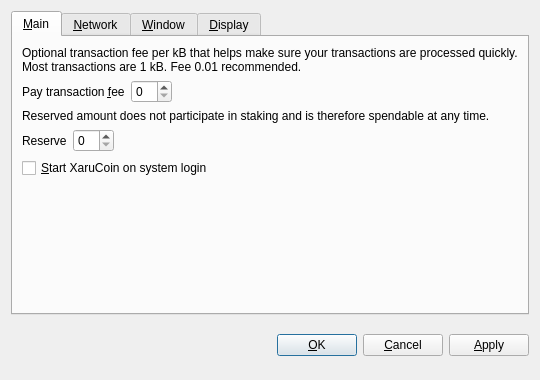
<?xml version="1.0" encoding="UTF-8"?>
<ui version="4.0">
 <class>OptionsDialog</class>
 <widget class="QDialog" name="OptionsDialog">
  <property name="geometry">
   <rect>
    <x>0</x>
    <y>0</y>
    <width>540</width>
    <height>380</height>
   </rect>
  </property>
  <property name="windowTitle">
   <string>Options</string>
  </property>
  <property name="modal">
   <bool>true</bool>
  </property>
  <layout class="QVBoxLayout" name="verticalLayout">
   <item>
    <widget class="QTabWidget" name="tabWidget">
     <property name="tabPosition">
      <enum>QTabWidget::North</enum>
     </property>
     <property name="currentIndex">
      <number>0</number>
     </property>
     <widget class="QWidget" name="tabMain">
      <attribute name="title">
       <string>&amp;Main</string>
      </attribute>
      <layout class="QVBoxLayout" name="verticalLayout_Main">
       <item>
        <widget class="QLabel" name="transactionFeeInfoLabel">
         <property name="text">
          <string>Optional transaction fee per kB that helps make sure your transactions are processed quickly. Most transactions are 1 kB. Fee 0.01 recommended.</string>
         </property>
         <property name="textFormat">
          <enum>Qt::PlainText</enum>
         </property>
         <property name="wordWrap">
          <bool>true</bool>
         </property>
        </widget>
       </item>
       <item>
        <layout class="QHBoxLayout" name="horizontalLayoutFee">
         <item>
          <widget class="QLabel" name="transactionFeeLabel">
           <property name="text">
            <string>Pay transaction &amp;fee</string>
           </property>
           <property name="textFormat">
            <enum>Qt::PlainText</enum>
           </property>
           <property name="buddy">
            <cstring>transactionFee</cstring>
           </property>
          </widget>
         </item>
         <item>
          <widget class="BitcoinAmountField" name="transactionFee"/>
         </item>
         <item>
          <spacer name="horizontalSpacerFee">
           <property name="orientation">
            <enum>Qt::Horizontal</enum>
           </property>
           <property name="sizeHint" stdset="0">
            <size>
             <width>40</width>
             <height>20</height>
            </size>
           </property>
          </spacer>
         </item>
        </layout>
       </item>
       <item>
        <widget class="QLabel" name="reserveBalanceInfoLabel">
         <property name="text">
          <string>Reserved amount does not participate in staking and is therefore spendable at any time.</string>
         </property>
         <property name="textFormat">
          <enum>Qt::PlainText</enum>
         </property>
         <property name="wordWrap">
          <bool>true</bool>
         </property>
        </widget>
       </item>
       <item>
        <layout class="QHBoxLayout" name="horizontalLayoutReserveBalance">
         <item>
          <widget class="QLabel" name="reserveBalanceLabel">
           <property name="text">
            <string>Reserve</string>
           </property>
           <property name="textFormat">
            <enum>Qt::PlainText</enum>
           </property>
           <property name="buddy">
            <cstring>reserveBalance</cstring>
           </property>
          </widget>
         </item>
         <item>
          <widget class="BitcoinAmountField" name="reserveBalance"/>
         </item>
         <item>
          <spacer name="horizontalSpacerReserveBalance">
           <property name="orientation">
            <enum>Qt::Horizontal</enum>
           </property>
           <property name="sizeHint" stdset="0">
            <size>
             <width>40</width>
             <height>20</height>
            </size>
           </property>
          </spacer>
         </item>
        </layout>
       </item>
       <item>
        <widget class="QCheckBox" name="bitcoinAtStartup">
         <property name="toolTip">
          <string>Automatically start XaruCoin after logging in to the system.</string>
         </property>
         <property name="text">
          <string>&amp;Start XaruCoin on system login</string>
         </property>
        </widget>
       </item>
       <item>
        <spacer name="verticalSpacer_Main">
         <property name="orientation">
          <enum>Qt::Vertical</enum>
         </property>
         <property name="sizeHint" stdset="0">
          <size>
           <width>20</width>
           <height>40</height>
          </size>
         </property>
        </spacer>
       </item>
      </layout>
     </widget>
     <widget class="QWidget" name="tabNetwork">
      <attribute name="title">
       <string>&amp;Network</string>
      </attribute>
      <layout class="QVBoxLayout" name="verticalLayout_Network">
       <item>
        <widget class="QCheckBox" name="mapPortUpnp">
         <property name="toolTip">
          <string>Automatically open the XaruCoin client port on the router. This only works when your router supports UPnP and it is enabled.</string>
         </property>
         <property name="text">
          <string>Map port using &amp;UPnP</string>
         </property>
        </widget>
       </item>
       <item>
        <widget class="QCheckBox" name="connectSocks">
         <property name="toolTip">
          <string>Connect to the XaruCoin network through a SOCKS5 proxy (e.g. when connecting through Tor).</string>
         </property>
         <property name="text">
          <string>&amp;Connect through SOCKS5 proxy:</string>
         </property>
        </widget>
       </item>
       <item>
        <layout class="QHBoxLayout" name="horizontalLayout_Network">
         <item>
          <widget class="QLabel" name="proxyIpLabel">
           <property name="text">
            <string>Proxy &amp;IP:</string>
           </property>
           <property name="textFormat">
            <enum>Qt::PlainText</enum>
           </property>
           <property name="buddy">
            <cstring>proxyIp</cstring>
           </property>
          </widget>
         </item>
         <item>
          <widget class="QValidatedLineEdit" name="proxyIp">
           <property name="maximumSize">
            <size>
             <width>140</width>
             <height>16777215</height>
            </size>
           </property>
           <property name="toolTip">
            <string>IP address of the proxy (e.g. 127.0.0.1)</string>
           </property>
          </widget>
         </item>
         <item>
          <widget class="QLabel" name="proxyPortLabel">
           <property name="text">
            <string>&amp;Port:</string>
           </property>
           <property name="textFormat">
            <enum>Qt::PlainText</enum>
           </property>
           <property name="buddy">
            <cstring>proxyPort</cstring>
           </property>
          </widget>
         </item>
         <item>
          <widget class="QLineEdit" name="proxyPort">
           <property name="maximumSize">
            <size>
             <width>55</width>
             <height>16777215</height>
            </size>
           </property>
           <property name="toolTip">
            <string>Port of the proxy (e.g. 9050)</string>
           </property>
          </widget>
         </item>
         <item>
          <spacer name="horizontalSpacer_Network">
           <property name="orientation">
            <enum>Qt::Horizontal</enum>
           </property>
           <property name="sizeHint" stdset="0">
            <size>
             <width>40</width>
             <height>20</height>
            </size>
           </property>
          </spacer>
         </item>
        </layout>
       </item>
       <item>
        <spacer name="verticalSpacer_Network">
         <property name="orientation">
          <enum>Qt::Vertical</enum>
         </property>
         <property name="sizeHint" stdset="0">
          <size>
           <width>20</width>
           <height>40</height>
          </size>
         </property>
        </spacer>
       </item>
      </layout>
     </widget>
     <widget class="QWidget" name="tabWindow">
      <attribute name="title">
       <string>&amp;Window</string>
      </attribute>
      <layout class="QVBoxLayout" name="verticalLayout_Window">
       <item>
        <widget class="QCheckBox" name="minimizeToTray">
         <property name="toolTip">
          <string>Show only a tray icon after minimizing the window.</string>
         </property>
         <property name="text">
          <string>&amp;Minimize to the tray instead of the taskbar</string>
         </property>
        </widget>
       </item>
       <item>
        <widget class="QCheckBox" name="minimizeOnClose">
         <property name="toolTip">
          <string>Minimize instead of exit the application when the window is closed. When this option is enabled, the application will be closed only after selecting Quit in the menu.</string>
         </property>
         <property name="text">
          <string>M&amp;inimize on close</string>
         </property>
        </widget>
       </item>
       <item>
        <spacer name="verticalSpacer_Window">
         <property name="orientation">
          <enum>Qt::Vertical</enum>
         </property>
         <property name="sizeHint" stdset="0">
          <size>
           <width>20</width>
           <height>40</height>
          </size>
         </property>
        </spacer>
       </item>
      </layout>
     </widget>
     <widget class="QWidget" name="tabDisplay">
      <attribute name="title">
       <string>&amp;Display</string>
      </attribute>
      <layout class="QVBoxLayout" name="verticalLayout_Display">
       <item>
        <layout class="QHBoxLayout" name="horizontalLayout_1_Display">
         <item>
          <widget class="QLabel" name="langLabel">
           <property name="text">
            <string>User Interface &amp;language:</string>
           </property>
           <property name="textFormat">
            <enum>Qt::PlainText</enum>
           </property>
           <property name="buddy">
            <cstring>lang</cstring>
           </property>
          </widget>
         </item>
         <item>
          <widget class="QValueComboBox" name="lang">
           <property name="toolTip">
            <string>The user interface language can be set here. This setting will take effect after restarting XaruCoin.</string>
           </property>
          </widget>
         </item>
        </layout>
       </item>
       <item>
        <layout class="QHBoxLayout" name="horizontalLayout_2_Display">
         <item>
          <widget class="QLabel" name="unitLabel">
           <property name="text">
            <string>&amp;Unit to show amounts in:</string>
           </property>
           <property name="textFormat">
            <enum>Qt::PlainText</enum>
           </property>
           <property name="buddy">
            <cstring>unit</cstring>
           </property>
          </widget>
         </item>
         <item>
          <widget class="QValueComboBox" name="unit">
           <property name="toolTip">
            <string>Choose the default subdivision unit to show in the interface and when sending coins.</string>
           </property>
          </widget>
         </item>
        </layout>
       </item>
       <item>
        <widget class="QCheckBox" name="coinControlFeatures">
         <property name="toolTip">
          <string>Whether to show coin control features or not.</string>
         </property>
         <property name="text">
          <string>Display coin &amp;control features (experts only!)</string>
         </property>
        </widget>
       </item>
       <item>
        <widget class="QCheckBox" name="minimizeCoinAge">
         <property name="toolTip">
          <string>Whether to select the coin outputs randomly or with minimal coin age.</string>
         </property>
         <property name="text">
          <string>Minimize weight consumption (experimental)</string>
         </property>
        </widget>
       </item>
       <!-- <item>
        <widget class="QCheckBox" name="useBlackTheme">
         <property name="text">
          <string>Use black visual theme (requires restart)</string>
         </property>
        </widget>
       </item> -->
       <item>
        <spacer name="verticalSpacer_Display">
         <property name="orientation">
          <enum>Qt::Vertical</enum>
         </property>
         <property name="sizeHint" stdset="0">
          <size>
           <width>20</width>
           <height>40</height>
          </size>
         </property>
        </spacer>
       </item>
      </layout>
     </widget>
    </widget>
   </item>
   <item>
    <layout class="QHBoxLayout" name="horizontalLayout_Buttons">
     <item>
      <spacer name="horizontalSpacer_1">
       <property name="orientation">
        <enum>Qt::Horizontal</enum>
       </property>
       <property name="sizeHint" stdset="0">
        <size>
         <width>40</width>
         <height>48</height>
        </size>
       </property>
      </spacer>
     </item>
     <item>
      <widget class="QLabel" name="statusLabel">
       <property name="font">
        <font>
         <weight>75</weight>
         <bold>true</bold>
        </font>
       </property>
       <property name="text">
        <string/>
       </property>
       <property name="textFormat">
        <enum>Qt::PlainText</enum>
       </property>
       <property name="wordWrap">
        <bool>true</bool>
       </property>
      </widget>
     </item>
     <item>
      <spacer name="horizontalSpacer_2">
       <property name="orientation">
        <enum>Qt::Horizontal</enum>
       </property>
       <property name="sizeHint" stdset="0">
        <size>
         <width>40</width>
         <height>48</height>
        </size>
       </property>
      </spacer>
     </item>
     <item>
      <widget class="QPushButton" name="okButton">
       <property name="text">
        <string>&amp;OK</string>
       </property>
      </widget>
     </item>
     <item>
      <widget class="QPushButton" name="cancelButton">
       <property name="text">
        <string>&amp;Cancel</string>
       </property>
       <property name="autoDefault">
        <bool>false</bool>
       </property>
      </widget>
     </item>
     <item>
      <widget class="QPushButton" name="applyButton">
       <property name="text">
        <string>&amp;Apply</string>
       </property>
       <property name="autoDefault">
        <bool>false</bool>
       </property>
      </widget>
     </item>
    </layout>
   </item>
  </layout>
 </widget>
 <customwidgets>
  <customwidget>
   <class>BitcoinAmountField</class>
   <extends>QSpinBox</extends>
   <header>bitcoinamountfield.h</header>
  </customwidget>
  <customwidget>
   <class>QValueComboBox</class>
   <extends>QComboBox</extends>
   <header>qvaluecombobox.h</header>
  </customwidget>
  <customwidget>
   <class>QValidatedLineEdit</class>
   <extends>QLineEdit</extends>
   <header>qvalidatedlineedit.h</header>
  </customwidget>
 </customwidgets>
 <resources/>
 <connections/>
</ui>
